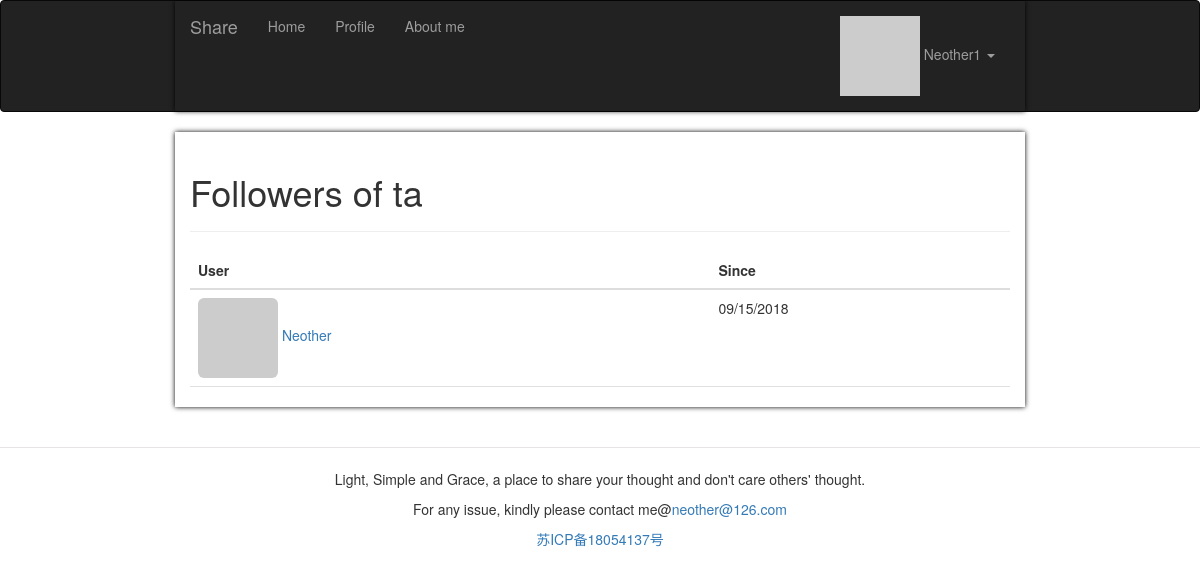
The app's page /followed_by/ta (signed in) with its own data.
### app/models.py (models this page shows, shortened)
class User(UserMixin, db.Model):
    __tablename__ = 'users'
    id = db.Column(db.Integer, primary_key=True)
    email = db.Column(db.String(64), unique=True, index=True)
    username = db.Column(db.String(64), unique=True, index=True)
    password_hash = db.Column(db.String(128))
    role_id = db.Column(db.Integer, db.ForeignKey('roles.id'))
    confirmed = db.Column(db.Boolean, default=False)
    showaboutme = db.Column(db.Boolean, default=False)
    location = db.Column(db.String(64))
    about_me = db.Column(db.Text())
    member_since = db.Column(db.DateTime(), default=datetime.utcnow)
    last_seen = db.Column(db.DateTime(), default=datetime.utcnow)
    avatar_hash = db.Column(db.String(32))
    posts = db.relationship('Post', backref='author',
                            lazy='dynamic', cascade='all, delete-orphan')
    comments = db.relationship('Comment', backref='author', lazy='dynamic')
    followed = db.relationship('Follow', foreign_keys=[Follow.follower_id], backref=db.backref(
        'follower', lazy='joined'), lazy='dynamic', cascade='all, delete-orphan')
    followers = db.relationship('Follow', foreign_keys=[Follow.followed_id], backref=db.backref(
        'followed', lazy='joined'), lazy='dynamic', cascade='all, delete-orphan')
    @property
    def password(self):
        raise AttributeError('password is not a readable attribute')
    @login_manager.user_loader
    def load_user(user_id):
        return User.query.get(int(user_id))
    def can(self, perm):
        return self.role is not None and self.role.has_permission(perm)
    def is_administrator(self):
        return self.can(Permission.ADMIN)
    def ping(self):
        self.last_seen = datetime.utcnow()
        db.session.add(self)
    def gravatar_hash(self):
        return hashlib.md5(self.email.lower().encode('utf-8')).hexdigest()
    def gravatar(self, size=100, default='identicon', rating='g'):
        url = 'https://secure.gravatar.com/avatar'
        hash = self.avatar_hash or self.gravatar_hash()
        return '{url}/{hash}?s={size}&d={default}&r={rating}'.format(
            url=url, hash=hash, size=size, default=default, rating=rating)

class Follow(db.Model):
    __tablename__ = 'follows'
    follower_id = db.Column(
        db.Integer, db.ForeignKey('users.id'), primary_key=True)
    followed_id = db.Column(
        db.Integer, db.ForeignKey('users.id'), primary_key=True)
    timestamp = db.Column(db.DateTime, default=datetime.utcnow)

### app/main/views.py (the view)
@main.route('/followed_by/<username>')
@login_required
def followed_by(username):
    user = User.query.filter_by(username=username).first()
    follows = user.followed
    return render_template('followed.html', user=user, title="Followers of", follows=follows)

### app/auth/views.py (called while the page is built)
@auth.before_app_request
def before_request():
    if current_user.is_authenticated:
        current_user.ping()
        if not current_user.confirmed \
                and request.blueprint != 'auth' \
                and request.endpoint != 'static':
            return redirect(url_for('auth.unconfirmed'))

### app/main/__init__.py (called while the page is built)
@main.app_context_processor
def inject_permissions():
    return dict(Permission=Permission)

### app/models.py (called while the page is built)
    def has_permission(self, perm):
        return self.permissions & perm == perm

### app/templates/followed.html (shortened to what this page needs)
{% extends "base.html" %}
{% import "_macros.html" as macros %}
{% block page_content %}
<div class="page-header">
    <h1>{{ title }} {{ user.username }}</h1>
</div>
<table class="table table-hover followers">
    <thead><tr><th>User</th><th>Since</th></tr></thead>
    {% for follow in follows %}
    <tr>
        <td>
            <a href="{{ url_for('.user', username = follow.followed.username) }}">
                <img class="img-rounded" src="{{ follow.followed.gravatar(size=32) }}">
                {{ follow.followed.username }}
            </a>
        </td>
        <td>{{ moment(follow.timestamp).format('L') }}</td>
    </tr>
    {% endfor %}
</table>
{% endblock %}

### app/templates/base.html (shortened to what this page needs)
{% extends "bootstrap/base.html" %}
{% block head %}
    {{ super() }}
    <link rel="stylesheet" type="text/css" href="{{ url_for('static', filename='styles.css') }}">
{% endblock %}
{% block navbar %}
    <div class="navbar navbar-inverse" role="navigation">
        <div class="container">
            <div class="navbar-header">
                <a class="navbar-brand" href="{{ url_for('main.index') }}">Share</a>
            </div>
            <div class="navbar-collapse collapse">
                <ul class="nav navbar-nav">
                    <li><a href="{{ url_for('main.index') }}">Home</a></li>
                    {% if current_user.is_authenticated %}
                        <li><a href="{{ url_for('main.user', username=current_user.username) }}">Profile</a></li>
                    {% endif %}
                    <li><a href="{{ url_for('main.aboutme') }}">About me</a></li>
                </ul>
                <ul class="nav navbar-nav navbar-right">
                    {% if current_user.is_authenticated %}
                        <li class="dropdown">
                            <a href="#" class="dropdown-toggle" data-toggle="dropdown">
                                <img src="{{ current_user.gravatar(size=18) }}">
                                {{current_user.username}} <b class="caret"></b>
                            </a>
                        </li>
                    {% else %}
                        <li><a href="{{ url_for('auth.login') }}">Log In</a></li>
                    {% endif %}
                </ul>
            </div>
        </div>
    </div>
{% endblock %}
{% block content %}
    <div class="container">
        {% block page_content %}{% endblock %}
    </div>
     <div class="footer">
<br>
        <hr style="align:center;width:100%;height:1px;border:none;border-top:1px solid #E7E4E6;" />
	<p style="text-align:center;">Light, Simple and Grace, a place to share your thought and don't care others' thought.</p>
         <p style=" text-align:center;">For any issue, kindly please contact me@<a href="mailto:neother@126.com">neother@126.com</a></p>
        <p style="text-align:center;"><a href="http://www.miitbeian.gov.cn">苏ICP备18054137号</a></p>
	<br>
    </div>
{% endblock %}

### app/static/styles.css (style rules this page uses)
.table.followers tr { border-bottom: 1px solid #e0e0e0; }
.container { padding-right: 15px; padding-left: 15px; margin-right: auto; margin-left: auto; box-shadow: black 0px 0px 5px; }
@media (min-width: 768px) { .container { width: 750px; } }
@media (min-width: 848px) { .container { width: 770px; } }
@media (min-width: 1200px) { .container { width: 850px; } }

### records on screen
User: username "Neother1"
User: username "ta"
Follow: followed.username "Neother", timestamp "09/15/2018"

### other values on screen
{{ title }} "Followers of"
